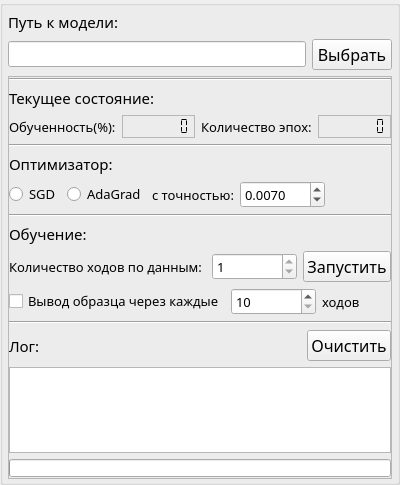
<?xml version="1.0" encoding="UTF-8"?>
<ui version="4.0">
 <class>ModelTrainingGroupBox</class>
 <widget class="QGroupBox" name="ModelTrainingGroupBox">
  <property name="geometry">
   <rect>
    <x>0</x>
    <y>0</y>
    <width>374</width>
    <height>485</height>
   </rect>
  </property>
  <property name="font">
   <font>
    <family>Segoe UI Light</family>
    <pointsize>12</pointsize>
   </font>
  </property>
  <property name="windowTitle">
   <string>GroupBox</string>
  </property>
  <layout class="QVBoxLayout" name="verticalLayout">
   <property name="leftMargin">
    <number>5</number>
   </property>
   <property name="topMargin">
    <number>5</number>
   </property>
   <property name="rightMargin">
    <number>5</number>
   </property>
   <property name="bottomMargin">
    <number>3</number>
   </property>
   <item>
    <widget class="QLabel" name="currentModelLabel">
     <property name="font">
      <font>
       <family>Rockwell</family>
       <pointsize>11</pointsize>
       <italic>false</italic>
      </font>
     </property>
     <property name="text">
      <string>Путь к модели:</string>
     </property>
    </widget>
   </item>
   <item>
    <layout class="QHBoxLayout" name="horizontalLayout">
     <item>
      <widget class="QLineEdit" name="currentModelLineEdit">
       <property name="font">
        <font>
         <family>Segoe UI Light</family>
         <pointsize>10</pointsize>
        </font>
       </property>
      </widget>
     </item>
     <item>
      <widget class="QPushButton" name="chooseCurrentModelButton">
       <property name="font">
        <font>
         <family>Bahnschrift SemiCondensed</family>
         <pointsize>12</pointsize>
        </font>
       </property>
       <property name="text">
        <string>Выбрать</string>
       </property>
      </widget>
     </item>
    </layout>
   </item>
   <item>
    <widget class="QFrame" name="frame">
     <property name="enabled">
      <bool>true</bool>
     </property>
     <property name="frameShape">
      <enum>QFrame::StyledPanel</enum>
     </property>
     <property name="frameShadow">
      <enum>QFrame::Raised</enum>
     </property>
     <layout class="QVBoxLayout" name="verticalLayout_2">
      <property name="leftMargin">
       <number>0</number>
      </property>
      <property name="topMargin">
       <number>1</number>
      </property>
      <property name="rightMargin">
       <number>0</number>
      </property>
      <property name="bottomMargin">
       <number>1</number>
      </property>
      <item>
       <widget class="Line" name="line_3">
        <property name="enabled">
         <bool>true</bool>
        </property>
        <property name="orientation">
         <enum>Qt::Horizontal</enum>
        </property>
       </widget>
      </item>
      <item>
       <widget class="QLabel" name="currentModelStateHeaderLabel">
        <property name="enabled">
         <bool>true</bool>
        </property>
        <property name="font">
         <font>
          <family>Rockwell</family>
          <pointsize>11</pointsize>
          <italic>false</italic>
         </font>
        </property>
        <property name="text">
         <string>Текущее состояние:</string>
        </property>
       </widget>
      </item>
      <item>
       <layout class="QHBoxLayout" name="horizontalLayout_2">
        <item>
         <widget class="QLabel" name="trainingValueLabel">
          <property name="enabled">
           <bool>true</bool>
          </property>
          <property name="font">
           <font>
            <family>Segoe UI Light</family>
            <pointsize>10</pointsize>
           </font>
          </property>
          <property name="text">
           <string>Обученность(%):</string>
          </property>
         </widget>
        </item>
        <item>
         <widget class="QLCDNumber" name="traningValueLcdNumber">
          <property name="enabled">
           <bool>true</bool>
          </property>
          <property name="font">
           <font>
            <family>Segoe UI Light</family>
            <pointsize>11</pointsize>
           </font>
          </property>
          <property name="frameShape">
           <enum>QFrame::StyledPanel</enum>
          </property>
          <property name="frameShadow">
           <enum>QFrame::Raised</enum>
          </property>
          <property name="smallDecimalPoint">
           <bool>true</bool>
          </property>
          <property name="digitCount">
           <number>7</number>
          </property>
          <property name="mode">
           <enum>QLCDNumber::Dec</enum>
          </property>
          <property name="segmentStyle">
           <enum>QLCDNumber::Flat</enum>
          </property>
          <property name="value" stdset="0">
           <double>0.000000000000000</double>
          </property>
         </widget>
        </item>
        <item>
         <widget class="QLabel" name="epochsCountLabel">
          <property name="enabled">
           <bool>true</bool>
          </property>
          <property name="font">
           <font>
            <family>Segoe UI Light</family>
            <pointsize>10</pointsize>
           </font>
          </property>
          <property name="text">
           <string>Количество эпох:</string>
          </property>
         </widget>
        </item>
        <item>
         <widget class="QLCDNumber" name="epochsCountLcdNumber">
          <property name="enabled">
           <bool>true</bool>
          </property>
          <property name="font">
           <font>
            <family>Segoe UI Light</family>
            <pointsize>11</pointsize>
           </font>
          </property>
          <property name="frameShape">
           <enum>QFrame::StyledPanel</enum>
          </property>
          <property name="frameShadow">
           <enum>QFrame::Raised</enum>
          </property>
          <property name="smallDecimalPoint">
           <bool>true</bool>
          </property>
          <property name="digitCount">
           <number>7</number>
          </property>
          <property name="segmentStyle">
           <enum>QLCDNumber::Flat</enum>
          </property>
          <property name="value" stdset="0">
           <double>0.000000000000000</double>
          </property>
         </widget>
        </item>
       </layout>
      </item>
      <item>
       <widget class="Line" name="line">
        <property name="enabled">
         <bool>true</bool>
        </property>
        <property name="orientation">
         <enum>Qt::Horizontal</enum>
        </property>
       </widget>
      </item>
      <item>
       <layout class="QHBoxLayout" name="horizontalLayout_7">
        <item>
         <widget class="QLabel" name="optimizerHeaderLabel">
          <property name="enabled">
           <bool>true</bool>
          </property>
          <property name="font">
           <font>
            <family>Rockwell</family>
            <pointsize>11</pointsize>
           </font>
          </property>
          <property name="text">
           <string>Оптимизатор:</string>
          </property>
         </widget>
        </item>
       </layout>
      </item>
      <item>
       <layout class="QHBoxLayout" name="horizontalLayout_6">
        <item>
         <widget class="QRadioButton" name="optimizerSGDRadioButton">
          <property name="enabled">
           <bool>true</bool>
          </property>
          <property name="sizePolicy">
           <sizepolicy hsizetype="Maximum" vsizetype="Fixed">
            <horstretch>0</horstretch>
            <verstretch>0</verstretch>
           </sizepolicy>
          </property>
          <property name="font">
           <font>
            <family>Segoe UI Light</family>
            <pointsize>10</pointsize>
           </font>
          </property>
          <property name="text">
           <string>SGD</string>
          </property>
         </widget>
        </item>
        <item>
         <widget class="QRadioButton" name="optimizerAdaGradRadioButton">
          <property name="enabled">
           <bool>true</bool>
          </property>
          <property name="sizePolicy">
           <sizepolicy hsizetype="Minimum" vsizetype="Fixed">
            <horstretch>0</horstretch>
            <verstretch>0</verstretch>
           </sizepolicy>
          </property>
          <property name="font">
           <font>
            <family>Segoe UI Light</family>
            <pointsize>10</pointsize>
           </font>
          </property>
          <property name="text">
           <string>AdaGrad</string>
          </property>
         </widget>
        </item>
        <item>
         <widget class="QLabel" name="optimizerLearningRateLabel">
          <property name="enabled">
           <bool>true</bool>
          </property>
          <property name="sizePolicy">
           <sizepolicy hsizetype="Maximum" vsizetype="Preferred">
            <horstretch>0</horstretch>
            <verstretch>0</verstretch>
           </sizepolicy>
          </property>
          <property name="font">
           <font>
            <family>Segoe UI Light</family>
            <pointsize>10</pointsize>
           </font>
          </property>
          <property name="text">
           <string>с точностью:</string>
          </property>
         </widget>
        </item>
        <item>
         <widget class="QDoubleSpinBox" name="optimizerLearningRateSpinBox">
          <property name="enabled">
           <bool>true</bool>
          </property>
          <property name="minimumSize">
           <size>
            <width>85</width>
            <height>0</height>
           </size>
          </property>
          <property name="maximumSize">
           <size>
            <width>65</width>
            <height>16777215</height>
           </size>
          </property>
          <property name="font">
           <font>
            <family>Segoe UI Light</family>
            <pointsize>10</pointsize>
           </font>
          </property>
          <property name="decimals">
           <number>4</number>
          </property>
          <property name="minimum">
           <double>0.000100000000000</double>
          </property>
          <property name="maximum">
           <double>0.050000000000000</double>
          </property>
          <property name="singleStep">
           <double>0.000100000000000</double>
          </property>
          <property name="value">
           <double>0.007000000000000</double>
          </property>
         </widget>
        </item>
        <item>
         <spacer name="horizontalSpacer">
          <property name="enabled">
           <bool>true</bool>
          </property>
          <property name="orientation">
           <enum>Qt::Horizontal</enum>
          </property>
          <property name="sizeHint" stdset="0">
           <size>
            <width>40</width>
            <height>20</height>
           </size>
          </property>
         </spacer>
        </item>
       </layout>
      </item>
      <item>
       <widget class="Line" name="line_2">
        <property name="enabled">
         <bool>true</bool>
        </property>
        <property name="orientation">
         <enum>Qt::Horizontal</enum>
        </property>
       </widget>
      </item>
      <item>
       <widget class="QLabel" name="trainModelHeaderLabel">
        <property name="enabled">
         <bool>true</bool>
        </property>
        <property name="font">
         <font>
          <family>Rockwell</family>
          <pointsize>11</pointsize>
         </font>
        </property>
        <property name="text">
         <string>Обучение:</string>
        </property>
       </widget>
      </item>
      <item>
       <layout class="QHBoxLayout" name="horizontalLayout_4">
        <item>
         <widget class="QLabel" name="iterTrainCountLabel">
          <property name="enabled">
           <bool>true</bool>
          </property>
          <property name="sizePolicy">
           <sizepolicy hsizetype="Minimum" vsizetype="Preferred">
            <horstretch>0</horstretch>
            <verstretch>0</verstretch>
           </sizepolicy>
          </property>
          <property name="font">
           <font>
            <family>Segoe UI Light</family>
            <pointsize>10</pointsize>
           </font>
          </property>
          <property name="text">
           <string>Количество ходов по данным:</string>
          </property>
         </widget>
        </item>
        <item>
         <widget class="QSpinBox" name="iterTrainCountSpinBox">
          <property name="enabled">
           <bool>true</bool>
          </property>
          <property name="minimumSize">
           <size>
            <width>85</width>
            <height>0</height>
           </size>
          </property>
          <property name="maximumSize">
           <size>
            <width>65</width>
            <height>16777215</height>
           </size>
          </property>
          <property name="baseSize">
           <size>
            <width>65</width>
            <height>0</height>
           </size>
          </property>
          <property name="font">
           <font>
            <family>Segoe UI Light</family>
            <pointsize>10</pointsize>
           </font>
          </property>
          <property name="minimum">
           <number>1</number>
          </property>
          <property name="maximum">
           <number>1</number>
          </property>
          <property name="stepType">
           <enum>QAbstractSpinBox::AdaptiveDecimalStepType</enum>
          </property>
         </widget>
        </item>
        <item>
         <widget class="QPushButton" name="startTrainButton">
          <property name="enabled">
           <bool>true</bool>
          </property>
          <property name="sizePolicy">
           <sizepolicy hsizetype="Maximum" vsizetype="Fixed">
            <horstretch>0</horstretch>
            <verstretch>0</verstretch>
           </sizepolicy>
          </property>
          <property name="font">
           <font>
            <family>Bahnschrift SemiCondensed</family>
            <pointsize>12</pointsize>
           </font>
          </property>
          <property name="text">
           <string>Запустить</string>
          </property>
         </widget>
        </item>
       </layout>
      </item>
      <item>
       <layout class="QHBoxLayout" name="horizontalLayout_5">
        <item>
         <widget class="QCheckBox" name="sampleOutputCheckBox">
          <property name="enabled">
           <bool>true</bool>
          </property>
          <property name="font">
           <font>
            <family>Segoe UI Light</family>
            <pointsize>10</pointsize>
           </font>
          </property>
          <property name="text">
           <string>Вывод образца через каждые</string>
          </property>
         </widget>
        </item>
        <item>
         <widget class="QSpinBox" name="sampleEverySpinBox">
          <property name="enabled">
           <bool>true</bool>
          </property>
          <property name="minimumSize">
           <size>
            <width>85</width>
            <height>0</height>
           </size>
          </property>
          <property name="maximumSize">
           <size>
            <width>50</width>
            <height>16777215</height>
           </size>
          </property>
          <property name="font">
           <font>
            <family>Segoe UI Light</family>
            <pointsize>10</pointsize>
           </font>
          </property>
          <property name="minimum">
           <number>10</number>
          </property>
          <property name="maximum">
           <number>11</number>
          </property>
          <property name="stepType">
           <enum>QAbstractSpinBox::AdaptiveDecimalStepType</enum>
          </property>
         </widget>
        </item>
        <item>
         <widget class="QLabel" name="sampleEveryLabel">
          <property name="enabled">
           <bool>true</bool>
          </property>
          <property name="font">
           <font>
            <family>Segoe UI Light</family>
            <pointsize>10</pointsize>
           </font>
          </property>
          <property name="text">
           <string>ходов</string>
          </property>
         </widget>
        </item>
       </layout>
      </item>
      <item>
       <widget class="Line" name="line_4">
        <property name="enabled">
         <bool>true</bool>
        </property>
        <property name="orientation">
         <enum>Qt::Horizontal</enum>
        </property>
       </widget>
      </item>
      <item>
       <layout class="QHBoxLayout" name="horizontalLayout_3">
        <item>
         <widget class="QLabel" name="trainLogHeaderLabel">
          <property name="enabled">
           <bool>true</bool>
          </property>
          <property name="font">
           <font>
            <family>Rockwell</family>
            <pointsize>11</pointsize>
            <italic>false</italic>
           </font>
          </property>
          <property name="text">
           <string>Лог:</string>
          </property>
         </widget>
        </item>
        <item>
         <widget class="QPushButton" name="cleanTrainLogButton">
          <property name="enabled">
           <bool>true</bool>
          </property>
          <property name="sizePolicy">
           <sizepolicy hsizetype="Maximum" vsizetype="Fixed">
            <horstretch>0</horstretch>
            <verstretch>0</verstretch>
           </sizepolicy>
          </property>
          <property name="font">
           <font>
            <family>Bahnschrift SemiCondensed</family>
            <pointsize>12</pointsize>
           </font>
          </property>
          <property name="text">
           <string>Очистить</string>
          </property>
         </widget>
        </item>
       </layout>
      </item>
      <item>
       <widget class="QTextEdit" name="logTextEdit">
        <property name="enabled">
         <bool>true</bool>
        </property>
        <property name="font">
         <font>
          <family>Segoe UI Light</family>
          <pointsize>10</pointsize>
         </font>
        </property>
        <property name="readOnly">
         <bool>true</bool>
        </property>
       </widget>
      </item>
      <item>
       <widget class="QProgressBar" name="trainingProgressBar">
        <property name="sizePolicy">
         <sizepolicy hsizetype="Expanding" vsizetype="Maximum">
          <horstretch>0</horstretch>
          <verstretch>0</verstretch>
         </sizepolicy>
        </property>
        <property name="maximumSize">
         <size>
          <width>16777215</width>
          <height>18</height>
         </size>
        </property>
        <property name="baseSize">
         <size>
          <width>0</width>
          <height>18</height>
         </size>
        </property>
        <property name="value">
         <number>0</number>
        </property>
        <property name="textVisible">
         <bool>false</bool>
        </property>
        <property name="orientation">
         <enum>Qt::Horizontal</enum>
        </property>
       </widget>
      </item>
     </layout>
    </widget>
   </item>
  </layout>
 </widget>
 <resources/>
 <connections/>
</ui>
